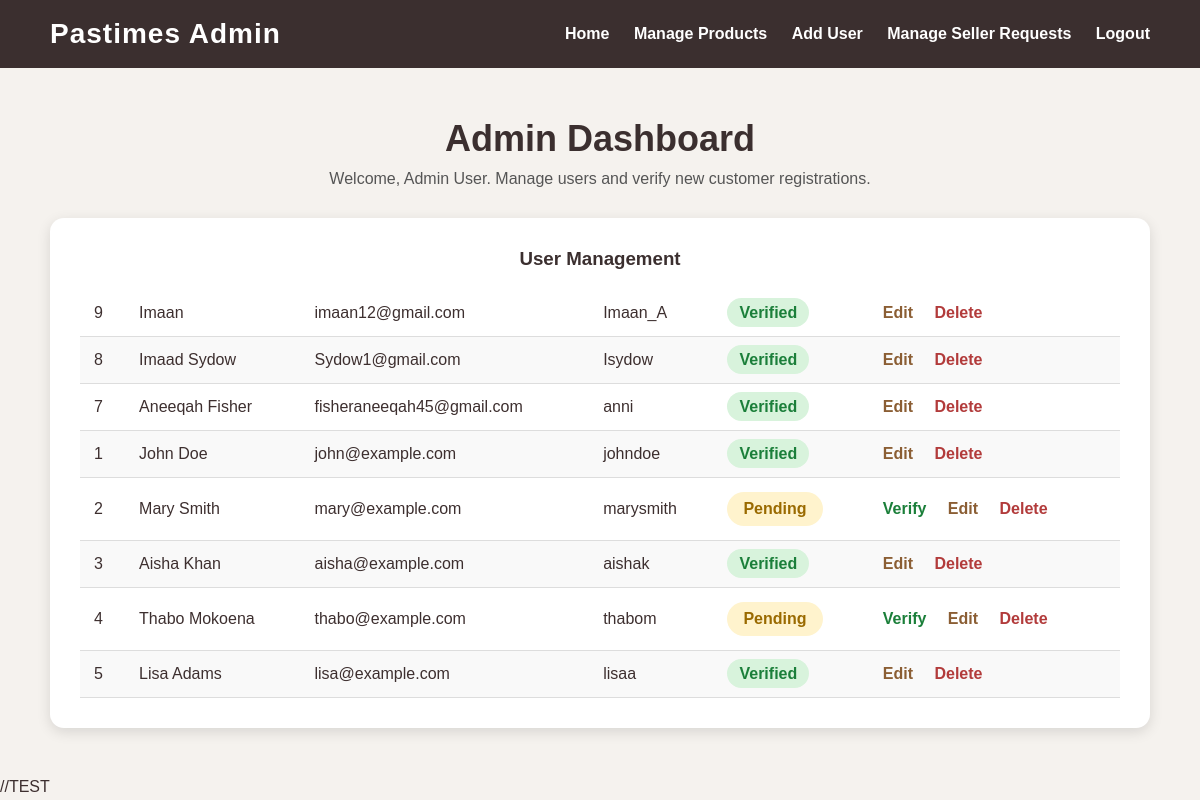
Screenshot of /adminDashboard.php (signed in) with the database file from the repository.
### tables this page shows
CREATE TABLE `tbluser` (
  `user_id` int(11) NOT NULL,
  `full_name` varchar(100) NOT NULL,
  `email` varchar(100) NOT NULL,
  `username` varchar(50) NOT NULL,
  `password_hash` varchar(255) NOT NULL,
  `status` enum('pending','verified') DEFAULT 'pending',
  `created_at` timestamp NOT NULL DEFAULT current_timestamp()
);

### adminDashboard.php (the view, shortened to what this page needs)
<?php
include 'DBConn.php';
$sql = "SELECT * FROM tblUser ORDER BY created_at DESC";
$result = $conn->query($sql);
?>
<!DOCTYPE html>
<html>
<head>
    <link rel="stylesheet" href="css/style.css">
</head>
<body>
<header class="navbar">
    <div class="logo">Pastimes Admin</div>
    <nav>
        <a href="index.php">Home</a>
        <a href="manageProducts.php">Manage Products</a>
        <a href="addUser.php">Add User</a>
<a href="manageSellRequests.php" class="button">
    Manage Seller Requests
        <a href="adminLogout.php">Logout</a>
</a>
    </nav>
</header>
<section class="admin-section">
    <h2>Admin Dashboard</h2>
    <p class="admin-intro">Welcome, <?php echo $_SESSION["admin_name"]; ?>. Manage users and verify new customer registrations.</p>
    <div class="admin-card">
        <h3>User Management</h3>
        <table class="admin-table">
           <?php while ($user = $result->fetch_assoc()) { ?>
<tr>
    <td><?php echo $user["user_id"]; ?></td>
    <td><?php echo $user["full_name"]; ?></td>
    <td><?php echo $user["email"]; ?></td>
    <td><?php echo $user["username"]; ?></td>
    <td>
        <span class="<?php echo $user["status"] == 'verified' ? 'status-verified' : 'status-pending'; ?>">
            <?php echo ucfirst($user["status"]); ?>
        </span>
    </td>
    <td class="action-links">
        <?php if ($user["status"] == "pending") { ?>
            <a class="verify-link" href="verifyUser.php?id=<?php echo $user["user_id"]; ?>">Verify</a>
        <?php } ?>
        <a class="edit-link" href="editUser.php?id=<?php echo $user["user_id"]; ?>">Edit</a>
        <a class="delete-link"
           href="deleteUser.php?id=<?php echo $user["user_id"]; ?>"
           onclick="return confirm('Are you sure?');">
           Delete
        </a>
    </td>
</tr>
<?php } ?>
        </table>
    </div>
</section>
</body>
</html>

### css/style.css (style rules this page uses)
* { margin: 0; padding: 0; box-sizing: border-box; }
body { font-family: Arial, sans-serif; background-color: #f8f5f0; color: #333; }
.navbar { background-color: #3b2f2f; color: white; padding: 18px 50px; display: flex; justify-content: space-between; align-items: center; }
.logo { font-size: 28px; font-weight: bold; letter-spacing: 1px; }
.navbar a { color: white; text-decoration: none; margin-left: 20px; font-weight: bold; }
body { background-color: #f4f1ec; font-family: Arial, sans-serif; }
.admin-section { padding: 50px; text-align: center; }
.admin-section h2 { font-size: 36px; color: #3b2f2f; margin-bottom: 10px; }
.admin-intro { color: #555; margin-bottom: 30px; }
.admin-card { max-width: 1100px; margin: 0 auto; background-color: white; padding: 30px; border-radius: 14px; box-shadow: 0 4px 14px rgba(0,0,0,0.12); }
.admin-card h3 { color: #3b2f2f; margin-bottom: 20px; }
.admin-table { width: 100%; border-collapse: collapse; }
.admin-table td { padding: 14px; border-bottom: 1px solid #ddd; }
.status-verified { background-color: #d8f3dc; color: #1b7f3a; padding: 6px 12px; border-radius: 20px; font-weight: bold; }
.status-pending { background-color: #fff3cd; color: #9a6a00; padding: 6px 12px; border-radius: 20px; font-weight: bold; }
.action-links a { margin: 0 5px; text-decoration: none; font-weight: bold; }
.verify-link { color: #1b7f3a; }
.edit-link { color: #8b5e34; }
.delete-link { color: #b23b3b; }
.admin-table { width: 100%; border-collapse: collapse; margin-top: 20px; }
.admin-table th, .admin-table td { padding: 14px; text-align: left; }
.admin-table tr:nth-child(even) { background-color: #f9f9f9; }
.admin-table td { word-break: break-word; }
.action-links a { margin-right: 8px; }
.admin-table td { vertical-align: middle; }
.status-pending { background:#fff3cd; color:#9a6a00; padding:8px 16px; border-radius:20px; font-weight:bold; display:inline-block; }
.action-links { white-space:nowrap; }
.action-links a { display:inline-block; margin-right:12px; text-decoration:none; font-weight:bold; }
.delete-link { color:#b23b3b; }
body { font-family:Arial,sans-serif; background:#f5f2ee; margin:0; color:#3d2f2f; }
table { width:100%; border-collapse:collapse; }
th, td { padding:18px; border-bottom:1px solid #ddd; text-align:left; }

### rows the page displays
tbluser: user_id "9", full_name "Imaan", email "imaan12@gmail.com", username "Imaan_A", status "Verified"
tbluser: user_id "8", full_name "Imaad Sydow", email "Sydow1@gmail.com", username "Isydow", status "Verified"
tbluser: user_id "7", full_name "Aneeqah Fisher", email "fisheraneeqah45@gmail.com", username "anni", status "Verified"
tbluser: user_id "1", full_name "John Doe", email "john@example.com", username "johndoe", status "Verified"
tbluser: user_id "2", full_name "Mary Smith", email "mary@example.com", username "marysmith", status "Pending"
tbluser: user_id "3", full_name "Aisha Khan", email "aisha@example.com", username "aishak", status "Verified"
tbluser: user_id "4", full_name "Thabo Mokoena", email "thabo@example.com", username "thabom", status "Pending"
tbluser: user_id "5", full_name "Lisa Adams", email "lisa@example.com", username "lisaa", status "Verified"

### other values shown
$_SESSION["admin_name"] "Admin User"
